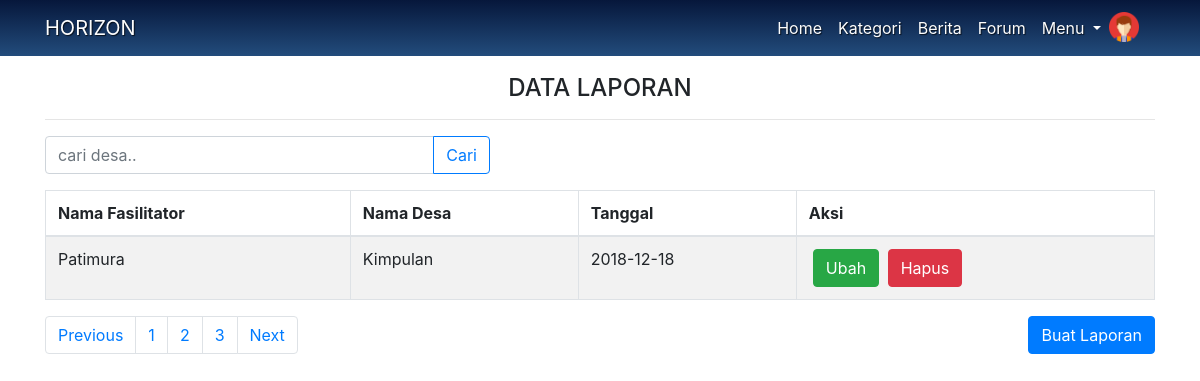
/index.php/controller/laporan, run on an earlier commit of the app's database.
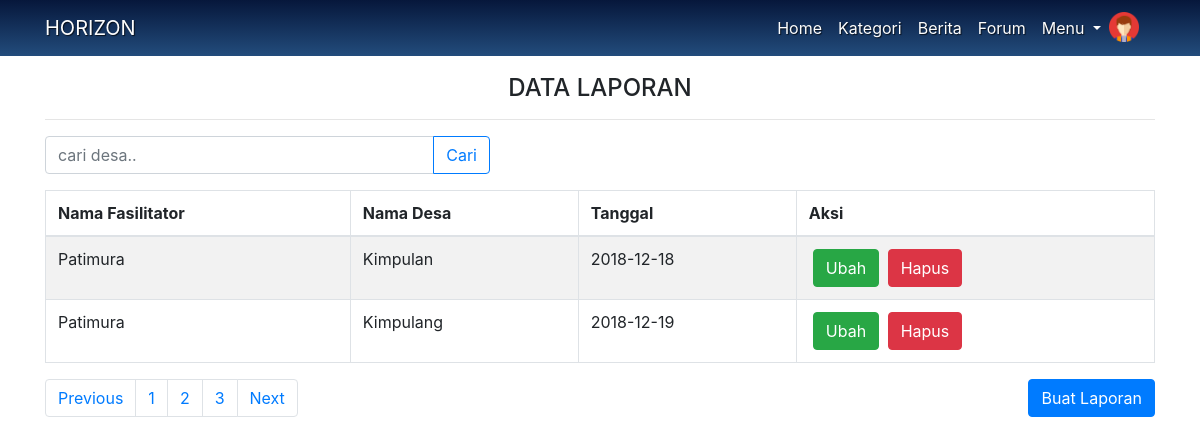
And on a later commit of the database.
### tables this page shows
CREATE TABLE `m_laporan` (
  `id_laporan` int(11) NOT NULL,
  `tanggal_laporan` date NOT NULL,
  `nama_fasilitator` varchar(100) NOT NULL,
  `nama_desa` varchar(100) NOT NULL,
  `jumlah_ya` int(100) NOT NULL,
  `jumlah_tidak` int(100) NOT NULL,
  `ya1` int(11) DEFAULT NULL,
  `ya2` int(11) NOT NULL,
  `ya3` int(11) NOT NULL,
  `ya4` int(11) NOT NULL,
  `ya5` int(11) NOT NULL,
  `ya6` int(11) NOT NULL,
  `ya7` int(11) NOT NULL,
  `tidak1` int(11) NOT NULL,
  `tidak2` int(11) NOT NULL,
  `tidak3` int(11) NOT NULL,
  `tidak4` int(11) NOT NULL,
  `tidak5` int(11) NOT NULL,
  `tidak6` int(11) NOT NULL,
  `tidak7` int(11) NOT NULL,
  `jenis_destana` varchar(100) NOT NULL
);

### application/controllers/controller.php (called while the page is built, shortened)
<?php
class controller extends CI_Controller {
	function __construct() {
		$this->load->library(array('form_validation'));
		$this->load->helper(array('form', 'url'));
		$this->load->model('M_model');
	}
	public function laporan(){
		$laporan = $this->M_model->GetLaporan();
		$this->load->view('laporan', array('laporan' => $laporan));
	}
}

### index.php (called while the page is built, shortened)
<?php
require_once BASEPATH.'core/CodeIgniter.php';

### application/models/M_model.php (called while the page is built, shortened)
<?php
class M_model extends CI_Model{
    public function GetLaporan(){
        $laporan = $this->db->query('SELECT * FROM m_laporan');
        return $laporan->result_array();
    }
  }
  ?>

### application/views/laporan.php (the view, shortened to what this page needs)
<?php require 'f_header.php'; ?>
    <div class="container mt-4 text-center" style="padding-top:50px">
    <h4>DATA LAPORAN</h4><hr>
    <div class="row mt-1">
      <div class="col-lg-5">
          <form action="" method="post">
            <div class="input-group">
              <input type="text" class="form-control" placeholder="cari desa.." name="keyword" autocomplete="off">
              <div class="input-group-append">
                <button class="btn btn-outline-primary" type="submit" id="tombolCari">Cari</button>
              </div>
            </div>
          </form>
        </div>
      </div>
      <div class="table-responsive">
        <table id="user_data" class="table table-bordered table-striped">
          <thead>
              <tr>
                <th>Nama Fasilitator</th>
                <th>Nama Desa</th>
                <th>Tanggal</th>
                <th>Aksi</th>
              </tr>
          </thead>
          <?php foreach ($laporan as $l) { ?>
              <tr>
                <td><?= $l['nama_fasilitator']; ?></td>
                <td><?= $l['nama_desa']; ?></td>
                <td><?= $l['tanggal_laporan']; ?></td>
                <td>
                    <a class="btn btn-success ml-1" href="<?= base_url()."controller/ubahlaporan"?>">Ubah</a>
                    <a class="btn btn-danger ml-1" href="<?= base_url()."controller/hapus/".$l['id_laporan'];?>" onclick="return confirm('Anda Yakin Ingin Menghapus Data Ini?')">Hapus</a>
                </td>
              </tr>
          <?php } ?>
            </table>
          </div>
          <div class="row">
            <div class="col-md-6">
            <nav aria-label="Page navigation example">
              <ul class="pagination col-auto">
                <li class="page-item"><a class="page-link" href="#">Previous</a></li>
                <li class="page-item"><a class="page-link" href="#">1</a></li>
                <li class="page-item"><a class="page-link" href="#">2</a></li>
                <li class="page-item"><a class="page-link" href="#">3</a></li>
                <li class="page-item"><a class="page-link" href="#">Next</a></li>
              </ul>
            </nav>
            </div>
          <div class="col-md-6 text-right">
            <a class="btn btn-primary" href="<?= base_url()."c_get_data_desa";?>">Buat Laporan</a>
            </div>
          </div>
    </div>
<?php require 'footer.php'; ?>

What changed in the data, as far as the page shows it:
added m_laporan: nama_fasilitator "Patimura", nama_desa "Kimpulang", tanggal_laporan "2018-12-19"
